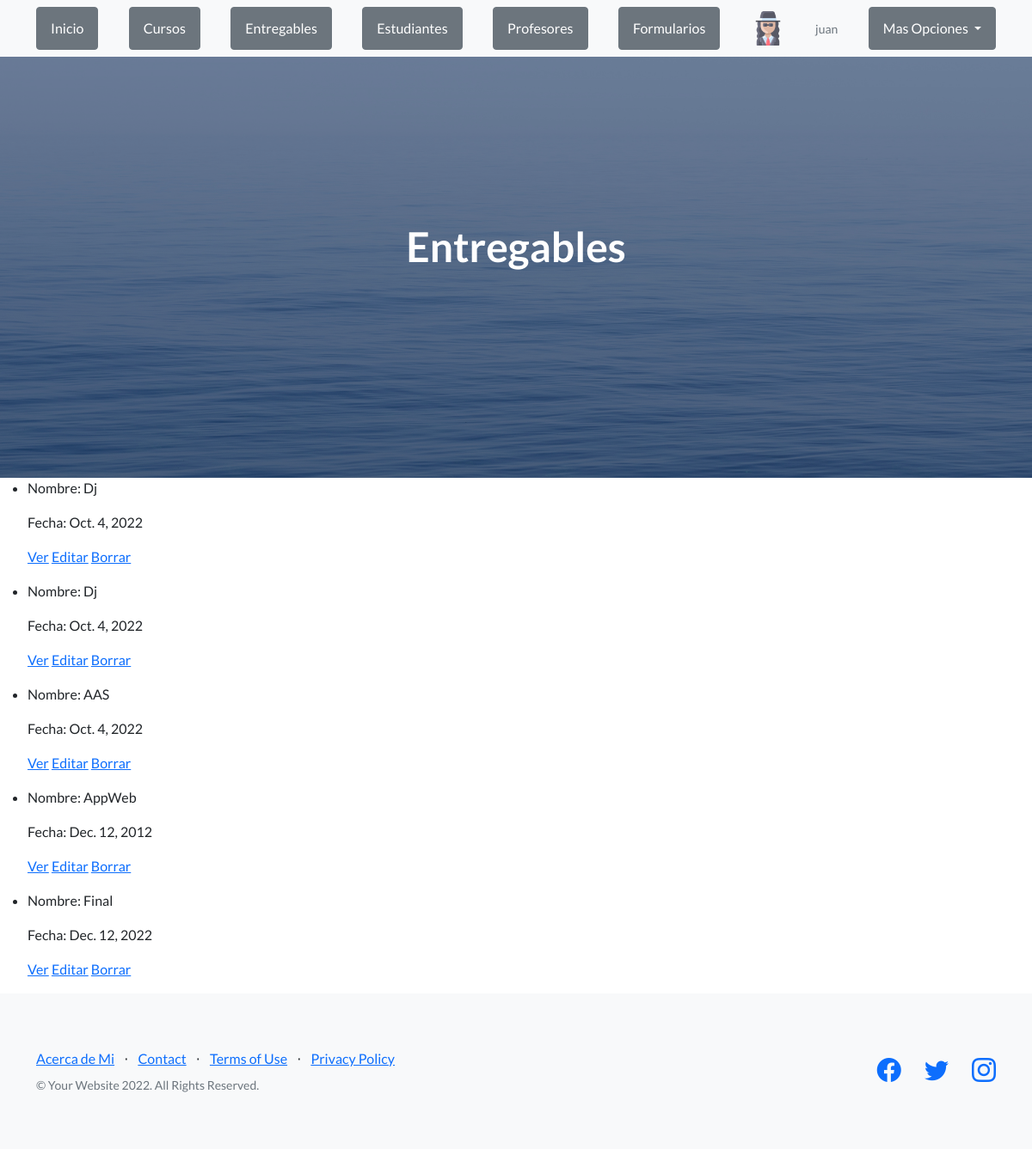
The page /AppWeb/listEntregable (signed in) on the database its author committed.
### AppWeb/models.py (models this page shows, shortened)
class Entregable(models.Model):
    nombre = models.CharField(max_length=40)
    fecha_de_entrega = models.DateField(null=True)
    entregado = models.BooleanField(default=False)

### AppWeb/views.py (the view)
# urls.py: path("listEntregable", ListEntregable.as_view(), name="listEntregable"),
class ListEntregable(LoginRequiredMixin, ListView):
    model = Entregable
    template_name = "AppWeb/listEntregables.html"
    def get_context_data(self):
        avatar = Avatar.objects.filter(user=self.request.user).first()
        if avatar is not None:
            contexto = {
                "avatar": avatar.imagen.url,
                "entregables": Entregable.objects.all()
                }
        else:
            contexto = {}
        return contexto

### AppWeb/templates/AppWeb/listEntregables.html (shortened to what this page needs)
{% extends "AppWeb/padre.html" %}
{% load static %}
{% block contenidoQueCambia %}
<header class="masthead">
    <div class="container position-relative">
        <div class="row justify-content-center">
            <div class="col-xl-6">
                <div class="text-center text-white">
                    <h1 class="mb-5">Entregables</h1>
                </div>
            </div>
        </div>
    </div>
</header>
<ul>
    {% for entregable in entregables %}
    <li>
        <p>Nombre: {{entregable.nombre}}</p>
        <p>Fecha: {{entregable.fecha_de_entrega}}</p>
        <p>
            <a href="{% url 'detailEntregable' entregable.id %}">Ver</a>
            <a href="{% url 'entregableEditar' entregable.id %}">Editar</a>
            <a href="{% url 'entregableDelete' entregable.id %}">Borrar</a>
        </p>
    </li>
    {% endfor %}
</ul>
{% endblock %}

### AppWeb/templates/AppWeb/padre.html (shortened to what this page needs)
<html lang="en">
    <head>
        {% load static %}
        <link href="https://cdn.jsdelivr.net/npm/bootstrap-icons@1.5.0/font/bootstrap-icons.css" rel="stylesheet" type="text/css" />
        <link href="{% static 'AppWeb/css/styles.css' %}" rel="stylesheet" />
    </head>
    <body>
        <nav class="navbar navbar-light bg-light static-top">
            <div class="container">
                {% if request.user.is_authenticated %}
                    <a class="btn btn-secondary" href="{% url 'Padre' %}">Inicio</a>
                    <a class="btn btn-secondary" href="{% url 'listCurso' %}">Cursos</a>
                    <a class="btn btn-secondary" href="{% url 'listEntregable' %}">Entregables</a>
                    <a class="btn btn-secondary" href="{% url 'listEstudiante' %}">Estudiantes</a>
                    <a class="btn btn-secondary" href="{% url 'listProfesor' %}">Profesores</a>
                    <a class="btn btn-secondary" href="{% url 'Formulario' %}">Formularios</a>
                    <div class="logo Ib7Efc">
                        <a href="{% url 'Padre' %}" data-hveid="9"><img src="{{ avatar }}" height="40" ></a>
                    </div>
                    <p class="text-muted small mb-4 mb-lg-0">{{user}}</p>
                    <div class="dropdown">
                        <button class="btn btn-secondary dropdown-toggle" type="button" id="dropdownmenu" data-bs-toggle="dropdown" aria-expanded="false">
                        Mas Opciones
                        </button>
                    {% endif%}
            </div>
        </nav>
        {% block contenidoQueCambia %}{% endblock %}
        <footer class="footer bg-light">
            <div class="container">
                <div class="row">
                    <div class="col-lg-6 h-100 text-center text-lg-start my-auto">
                        <ul class="list-inline mb-2">
                            <li class="list-inline-item"><a href="{% url 'acercaDeMi' %}">Acerca de Mi</a></li>
                            <li class="list-inline-item">⋅</li>
                            <li class="list-inline-item"><a href="#!">Contact</a></li>
                            <li class="list-inline-item">⋅</li>
                            <li class="list-inline-item"><a href="#!">Terms of Use</a></li>
                            <li class="list-inline-item">⋅</li>
                            <li class="list-inline-item"><a href="#!">Privacy Policy</a></li>
                        </ul>
                        <p class="text-muted small mb-4 mb-lg-0">&copy; Your Website 2022. All Rights Reserved.</p>
                    </div>
                    <div class="col-lg-6 h-100 text-center text-lg-end my-auto">
                        <ul class="list-inline mb-0">
                            <li class="list-inline-item me-4">
                                <a href="#!"><i class="bi-facebook fs-3"></i></a>
                            </li>
                            <li class="list-inline-item me-4">
                                <a href="#!"><i class="bi-twitter fs-3"></i></a>
                            </li>
                            <li class="list-inline-item">
                                <a href="#!"><i class="bi-instagram fs-3"></i></a>
                            </li>
                        </ul>
                    </div>
                </div>
            </div>
        </footer>
    </body>
</html>

### rows shown on the page
Entregable: nombre "Dj", fecha_de_entrega "Oct. 4, 2022"
Entregable: nombre "Dj", fecha_de_entrega "Oct. 4, 2022"
Entregable: nombre "AAS", fecha_de_entrega "Oct. 4, 2022"
Entregable: nombre "AppWeb", fecha_de_entrega "Dec. 12, 2012"
Entregable: nombre "Final", fecha_de_entrega "Dec. 12, 2022"

### other values the page prints
{{ user }} "juan"
